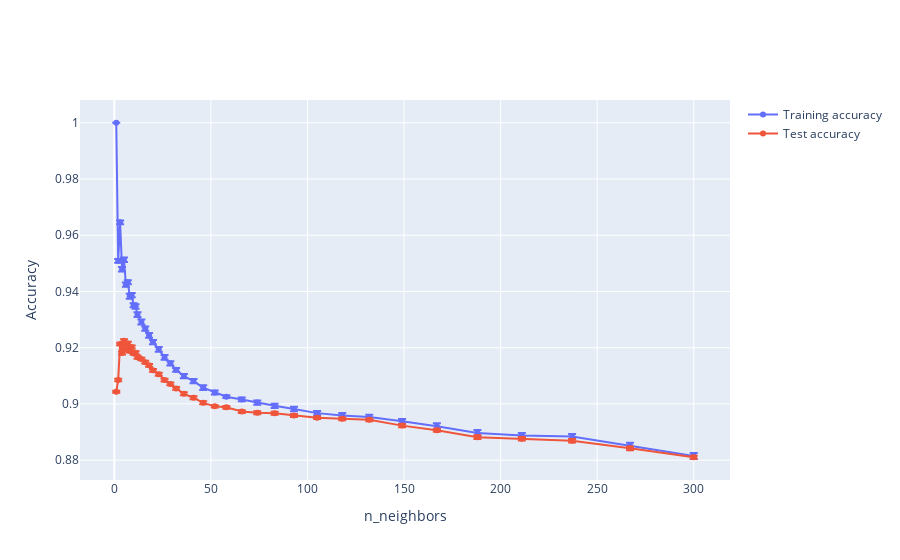

Here is the notebook cell this chart was saved with:
### Code cell
import plotly.graph_objects as go

fig = go.Figure()

fig.add_trace(
    go.Scatter(
        x=neighbors_settings,
        y=lahat_training.mean(axis=1),
        mode="lines+markers",
        name="Training accuracy",
        error_y=dict(
            type="data",
            array=lahat_training.std(axis=1) / 2,
            visible=True
        )
    )
)

fig.add_trace(
    go.Scatter(
        x=neighbors_settings,
        y=lahat_test.mean(axis=1),
        mode="lines+markers",
        name="Test accuracy",
        error_y=dict(
            type="data",
            array=lahat_test.std(axis=1) / 8,
            visible=True
        )
    )
)

fig.update_layout(
    xaxis_title="n_neighbors",
    yaxis_title="Accuracy"
)

fig.show()
